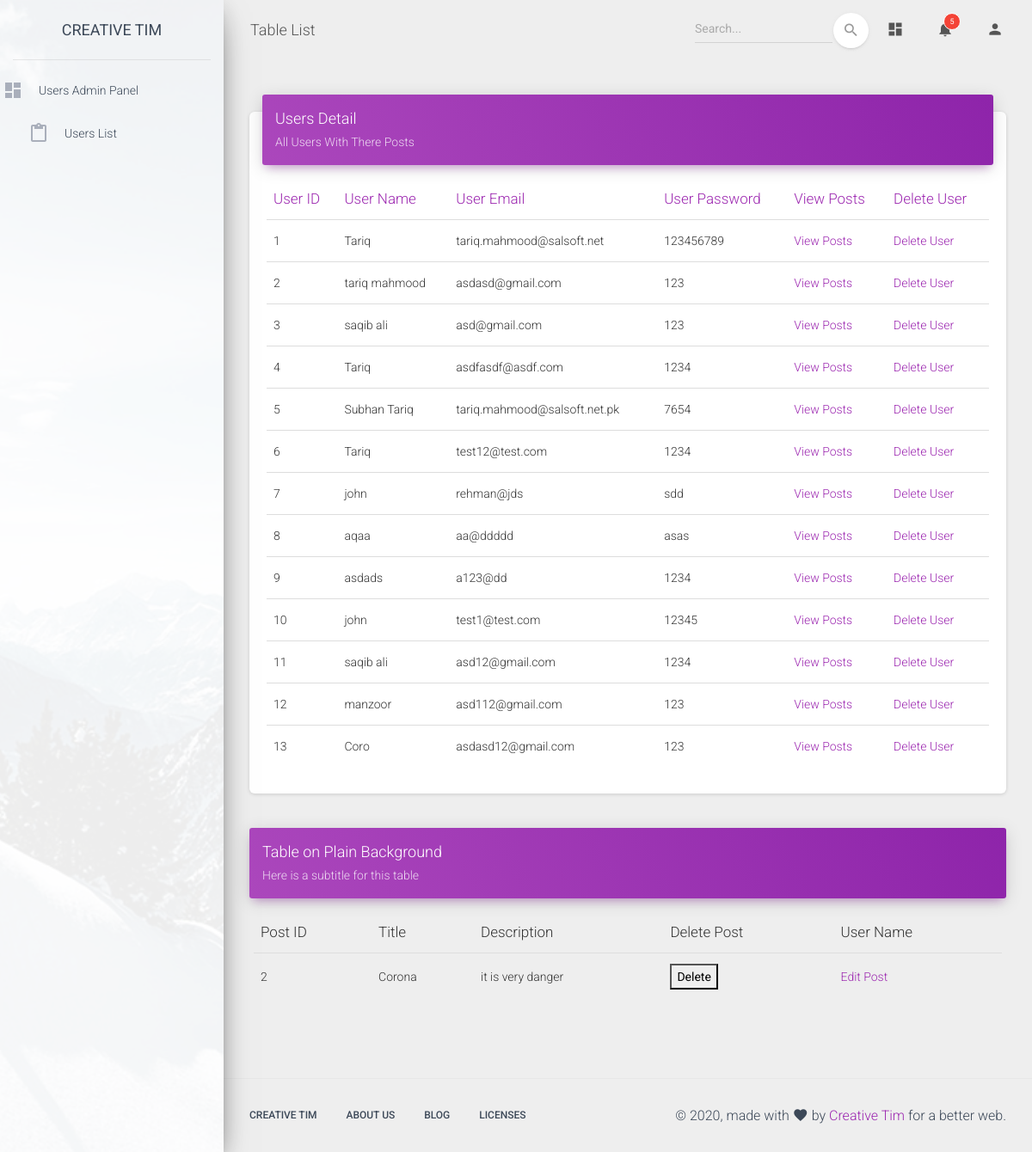
The page /admin/material-dashboard-master/examples/user.php?userid=2&action=view on the database its author committed.
### tables this page shows
CREATE TABLE `userregis` (
  `id` int(11) NOT NULL,
  `Username` varchar(255) NOT NULL,
  `Uemail` varchar(255) NOT NULL,
  `Upass` varchar(255) NOT NULL
);

CREATE TABLE `Post` (
  `Pid` int(11) NOT NULL,
  `title` varchar(255) NOT NULL,
  `Description` varchar(255) NOT NULL,
  `id` int(11) NOT NULL
);

### admin/material-dashboard-master/examples/user.php (the view, shortened to what this page needs)
<?php
$host = "localhost";
$username = "newroot";
$password = "Test@321";
$dbname = "phptrainee";
$connection = mysqli_connect($host,$username,$password,$dbname);
?>
<!DOCTYPE html>
<html lang="en">
<head>
  <link rel="stylesheet" href="https://maxcdn.bootstrapcdn.com/font-awesome/latest/css/font-awesome.min.css">
  <link href="../assets/css/material-dashboard.css?v=2.1.2" rel="stylesheet" />
  <link href="../assets/demo/demo.css" rel="stylesheet" />
</head>
<body class="">
  <div class="wrapper ">
    <div class="sidebar" data-color="purple" data-background-color="white" data-image="../assets/img/sidebar-1.jpg">
      <div class="logo"><a href="http://www.creative-tim.com" class="simple-text logo-normal">
          Creative Tim
        </a></div>
      <?php include("sidebar.php");  ?>
      </div>
    </div>
    <div class="main-panel">
      <nav class="navbar navbar-expand-lg navbar-transparent navbar-absolute fixed-top ">
        <div class="container-fluid">
          <div class="navbar-wrapper">
            <a class="navbar-brand" href="javascript:;">Table List</a>
          </div>
          <?php include("header.php"); ?>
        </div>
      </nav>
      <div class="content">
        <div class="container-fluid">
          <div class="row">
            <div class="col-md-12">
              <div class="card">
                <div class="card-header card-header-primary">
                  <h4 class="card-title ">Users Detail</h4>
                  <p class="card-category"> All Users With There Posts</p>
                </div>
                <div class="card-body">
                  <div class="table-responsive">
                    <table class="table">
                      <thead class=" text-primary">
                        <th>
                          User ID
                        </th>
                        <th>
                          User Name
                        </th>
                        <th>
                          User Email
                        </th>
                        <th>
                          User Password
                        </th>
                        <th>
                          View Posts
                        </th>
                        <th>
                          Delete User
                        </th>
                      </thead>
                      <tbody>
                        <?php
   $query = "SELECT * FROM `userregis`";
   $result1 = mysqli_query($connection,$query);
       $rowcount = mysqli_num_rows($result1);
       if($rowcount == 0)
       {
        echo "No Post Yet";
       }
       else
          {
     while ($col = mysqli_fetch_array($result1))
     {
       echo '<tr>
                          <td>
                            '.$col['id'].'
                          </td>
                          <td>
                            '.$col['Username'].'
                          </td>
                          <td>
                            '.$col['Uemail'].'
                          </td>
                          <td>
                            '.$col['Upass'].'
                          </td>
                          <td>
                            <a href="user.php?userid='.$col['id'].'&action=view">
                                            View Posts
                            </a>
                          </td>
                          <td>
                            <a href="user.php?userid='.$col['id'].'&action=delete">
                                            Delete User
                            </a>
                          </td>
                        </tr>
                           ';
     }
     }
     ?>
                      </tbody>
                    </table>
                  </div>
                </div>
              </div>
            </div>
            <div class="col-md-12">
              <div class="card card-plain">
                <div class="card-header card-header-primary">
                  <h4 class="card-title mt-0"> Table on Plain Background</h4>
                  <p class="card-category"> Here is a subtitle for this table</p>
                </div>
                <div class="card-body">
                  <div class="table-responsive">
                    <table class="table table-hover">
                      <thead class="">
                        <th>
                          Post ID
                        </th>
                        <th>
                          Title
                        </th>
                        <th>
                          Description
                        </th>
                        <th>
                          Delete Post
                        </th>
                        <th>
                          User Name
                        </th>
                      </thead>
                      <tbody>
                        <?php
   if(isset($_GET['userid']) && $_GET['action'] =="view")
  {
    $Uid =$_GET['userid'];
    $query = "select * from Post where id = '$Uid' ";
    $result1 = mysqli_query($connection,$query);
    $rowcount = mysqli_num_rows($result1);
       if($rowcount == 0)
       {
        echo "No Post Yet";
       }
       else
          {
     while ($col = mysqli_fetch_array($result1))
                  {
                  echo '
                        <tr id='.$col['Pid'].'>
                          <td>
                            '.$col['Pid'].'
                          </td>
                          <td>
                            '.$col['title'].'
                          </td>
                          <td>
                            '.$col['Description'].'
                          </td>
                          <td>
                          <button type="button" class="dlink" name =postid value='.$col['Pid'].'>Delete</button>
                          </td>
                          <td>
                            <a href="user.php?postid='.$col['Pid'].'&action=edit">
                                            Edit Post
                            </a>
                          </td>
                        </tr>';
                    }
            }
    }
    ?>
                      </tbody>
                    </table>
                  </div>
                </div>
              </div>
            </div>
          </div>
        </div>
      </div>
      <?php include ("fotter.php"); ?>
    </div>
  </div>
</body>
</html>

### rows shown on the page
userregis: id "1", Username "Tariq", Uemail "tariq.mahmood@salsoft.net", Upass "123456789"
userregis: id "2", Username "tariq mahmood", Uemail "asdasd@gmail.com", Upass "123"
userregis: id "3", Username "saqib ali", Uemail "asd@gmail.com", Upass "123"
userregis: id "4", Username "Tariq", Uemail "asdfasdf@asdf.com", Upass "1234"
userregis: id "5", Username "Subhan Tariq", Uemail "tariq.mahmood@salsoft.net.pk", Upass "7654"
userregis: id "6", Username "Tariq", Uemail "test12@test.com", Upass "1234"
userregis: id "7", Username "john", Uemail "rehman@jds", Upass "sdd"
userregis: id "8", Username "aqaa", Uemail "aa@ddddd", Upass "asas"
userregis: id "9", Username "asdads", Uemail "a123@dd", Upass "1234"
userregis: id "10", Username "john", Uemail "test1@test.com", Upass "12345"
userregis: id "11", Username "saqib ali", Uemail "asd12@gmail.com", Upass "1234"
userregis: id "12", Username "manzoor", Uemail "asd112@gmail.com", Upass "123"
userregis: id "13", Username "Coro", Uemail "asdasd12@gmail.com", Upass "123"
post: Pid "2", title "Corona", Description "it is very danger"
